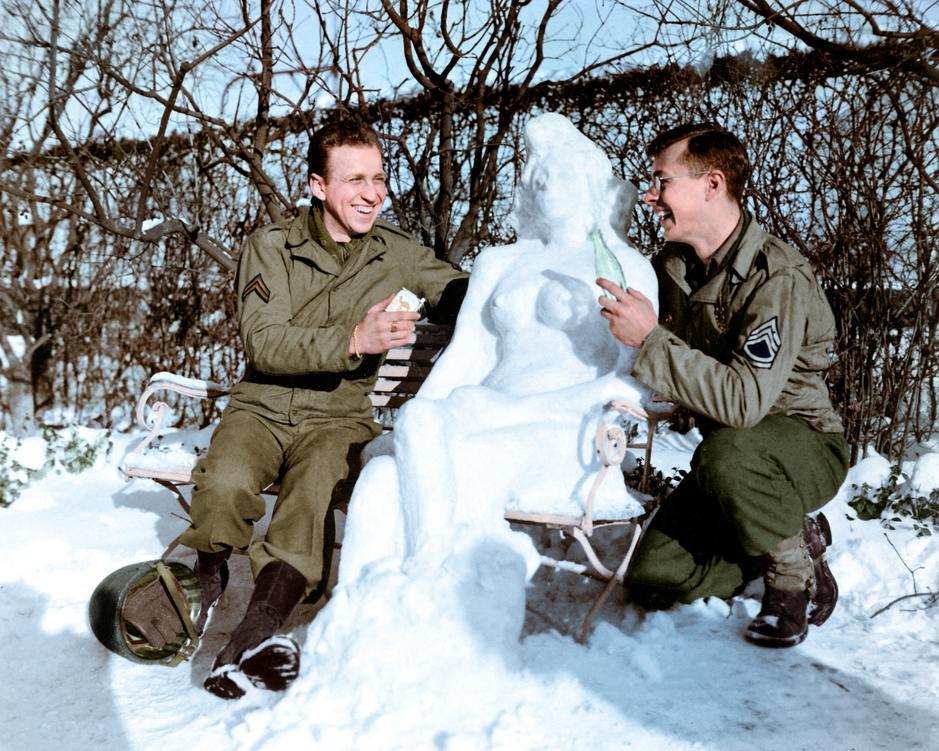
//> input picture test/testing.jpg, 939 x 751 px, shrunk from 2956 x 2364 before the run, given in place of the camera
$ ./Source   (built with g++ and OpenCV 4)
//> lines starting //> are read from the running program, lines starting //| are printed output that depends on the picture; after the words box and inside, x2 and y2 are one past the last pixel; in counts of white or black regions, pixels touching at a corner belong together
#include "opencv2/objdetect.hpp"
#include "opencv2/videoio.hpp"
#include "opencv2/highgui.hpp"
#include "opencv2/imgproc.hpp"
#include <opencv2/core/utility.hpp>
#include <opencv2/video/tracking.hpp>
#include "tracker.hpp"

#include <iostream>
#include <stdio.h>
#include <string>

using namespace cv;


String face_xml = "C:/Users/Michael Dalton/Desktop/opencv/sources/data/haarcascades/haarcascade_frontalface_alt.xml";
CascadeClassifier face_cascade;
void overlay(Mat frame);
Ptr<Tracker> tracker;

//Program start
int main(void)
{
	VideoCapture feed(0);
	Mat frame;

	//Load our pre-made xml
	if (!face_cascade.load(face_xml)) { std::cerr << "Error Loading face_xml\n"; return -1; };

	if (!feed.isOpened()) { std::cerr << "Error opening webcam\n"; return -1; }

	double width = feed.get(CV_CAP_PROP_FRAME_WIDTH);
	double height = feed.get(CV_CAP_PROP_FRAME_HEIGHT);

	std::cout << "size:" << width << "x" << height << std::endl;

	namedWindow("Test", CV_WINDOW_AUTOSIZE);

	while (true)
	{
		bool capture = feed.read(frame);
//> frame is the input picture: 751 rows x 939 cols, CV_8UC3; mean B, G, R 141.8, 140.6, 135.7

		if (!capture)
		{
			std::cout << "Can't read from feed" << std::endl;
			break;
		}

		overlay(frame);


		//Manual way to break our loop if stuck
		char c = (char)waitKey(10);
		if (c == 27) { break; }
	}
	return 0;
}

void overlay(Mat frame)
{
	std::vector<Rect> faces;
	Mat frame_gray;
	cvtColor(frame, frame_gray, COLOR_BGR2GRAY);
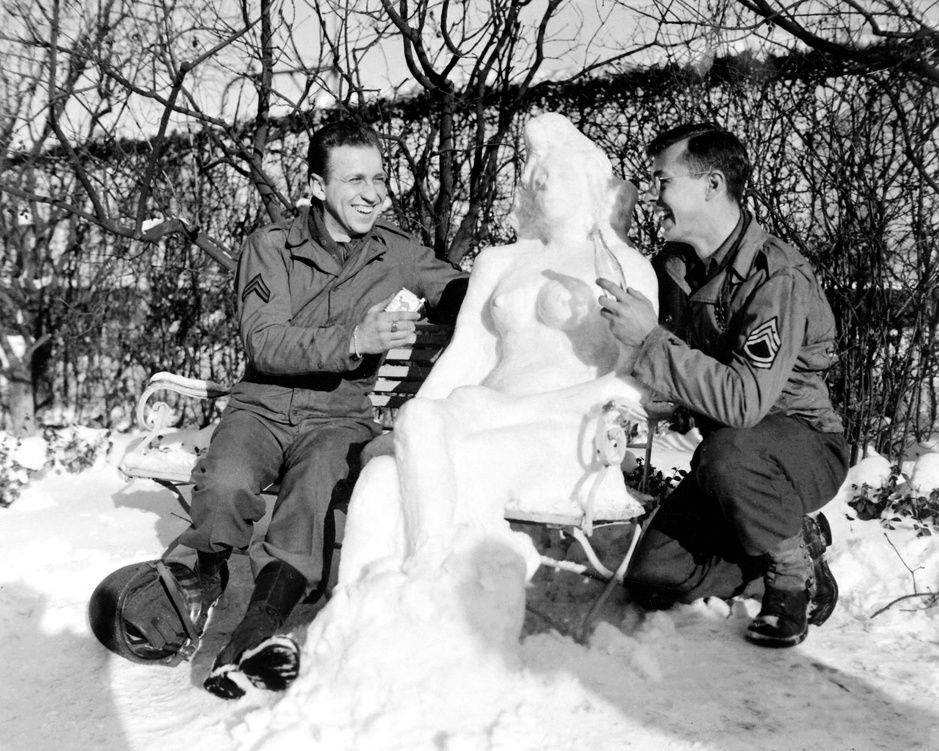
//> frame_gray: 751 rows x 939 cols, CV_8UC1; min 0, max 255, mean 139.3
	equalizeHist(frame_gray, frame_gray);
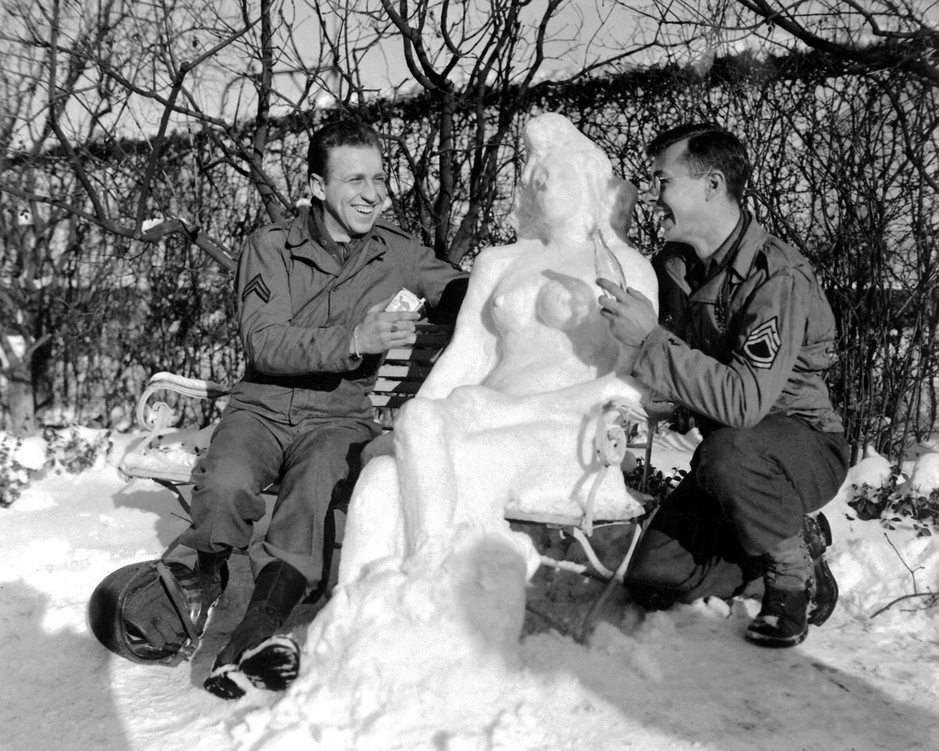
//> frame_gray: 751 rows x 939 cols, CV_8UC1; min 0, max 255, mean 127.1
	//-- Detect faces
	face_cascade.detectMultiScale(frame_gray, faces, 1.1, 2, 0 | CASCADE_SCALE_IMAGE, Size(30, 30));
//> faces = 1 Rect (x, y, width, height): [332, 154, 66, 66]
	for (size_t i = 0; i < faces.size(); i++)
	{
		Point center(faces[i].x + faces[i].width / 2, faces[i].y + faces[i].height / 2);
		rectangle(frame, faces[i], Scalar(0, 255, 255), 3, 8, 0);
		Mat faceROI = frame_gray(faces[i]);
	}
//> this loop made 1 pass
//> center on pass 1: Point(365, 187)
//> pass 1, in overlay, `Mat faceROI = frame_gray(faces[i]);`:
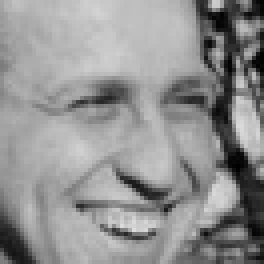
//> faceROI: 66 rows x 66 cols, CV_8UC1 (shown 4 times larger); min 0, max 220, mean 145.5
//> after the loop:
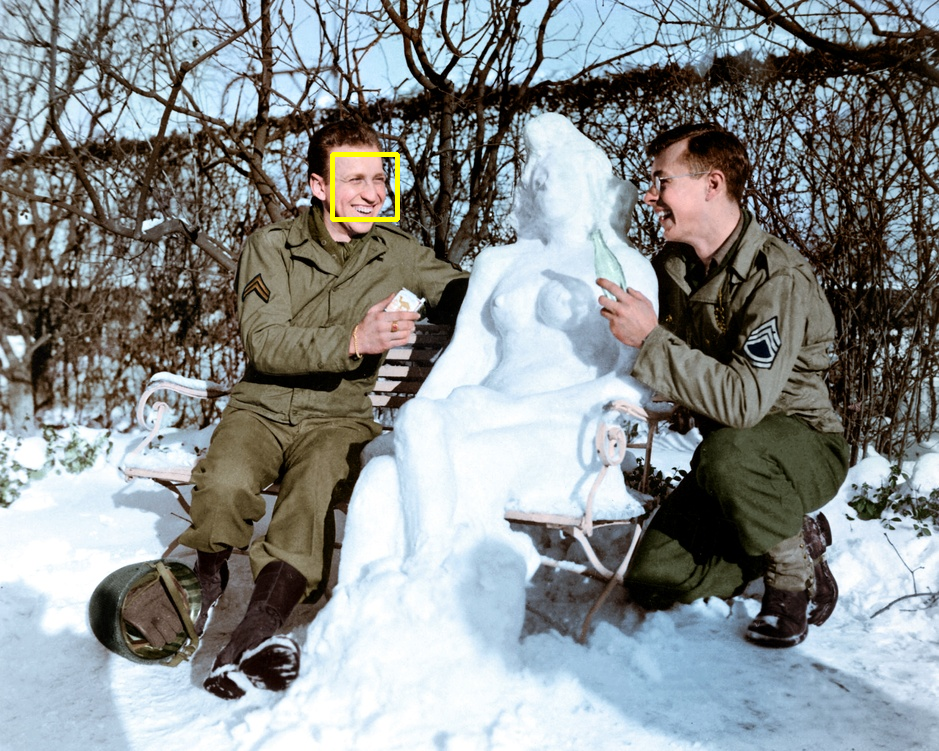
//> frame: 751 rows x 939 cols, CV_8UC3; 0.18% of pixels changed, all inside (x1, y1, x2, y2) = (330, 152, 400, 222)
//> the Esc key is pressed
	//Display on window
	imshow("Test", frame);
}
